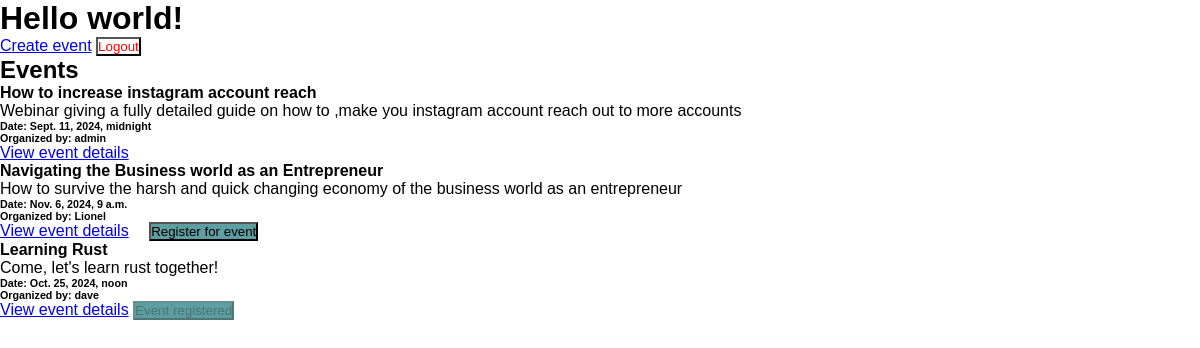
The app's page / (signed in) with its own data.
### events/models.py (models this page shows, shortened)
class Event(models.Model):
    title                               = models.CharField(max_length=200)
    slug                               = models.SlugField(unique=True)
    description                = models.TextField()
    date                              = models.DateTimeField()
    location                       = models.CharField(max_length=300)
    category                     = models.ForeignKey(Category, on_delete=models.CASCADE)
    organizer                    = models.ForeignKey(User, on_delete=models.CASCADE)
    max_participants    = models.PositiveIntegerField(null=True, blank=True)
    created_at                 = models.DateTimeField(auto_now_add=True)

### event_registration/views.py (the view)
# urls.py: path("", views.homepage, name="home_page"),
def homepage(request: HttpRequest):
    events = Event.objects.all().order_by("-created_at")
    if isinstance(request.user, AbstractUser):
        user_registrations = Registration.objects.filter(user=request.user).values_list('id', flat=True)
        return render(request, 'home.html', { "events": events, 'user_registrations': user_registrations })
    return render(request, 'home.html', { "events": events })

### templates/home.html (shortened to what this page needs)
{% extends 'layout.html' %}
{% block body %}
<h1>Hello world!</h1>
<div>
    {% if user.is_authenticated %}
    <form action="{% url 'logout_view' %}" method="post" style="display: inline-block;">
        <a href="{% url 'create_event' %}">Create event</a>
        <button style="padding: 0; color: red; background-color: transparent;">Logout</button>
    </form>
    {% endif %}
</div>
<h2>Events</h2>
<ul>
    {% for event in events %}
    <li>
        <article>
            <h4>{{ event.title}}</h4>
            <p>{{ event.description }}</p>
            <h6><strong>Date:</strong> {{ event.date }}</h6>
            <h6><strong>Organized by:</strong> {{ event.organizer }}</h6>
            <div class="flex">
                <a href="{% url 'view_event' slug=event.slug %}">View event details</a>
                {% if event.organizer != request.user %}
                {% if user_registrations and event.id in user_registrations %}
                <button disabled="disabled">Event registered</button>
                {% else %}
                <form action="{% url 'register_event' id=event.id %}" method="post"
                    style="display: inline-block; margin-left: 1rem;">
                    <button>Register for event</button>
                </form>
                {% endif %}
                {% endif %}
            </div>
        </article>
    </li>
    {% endfor %}
</ul>
{% endblock %}

### static/css/styles.css (style rules this page uses)
* { margin: 0; padding: 0; box-sizing: border-box; font-family: Verdana, Geneva, Tahoma, sans-serif; }
button { background-color: cadetblue; }

### records on screen
Event: title "How to increase instagram account reach", description "Webinar giving a fully detailed guide on how to ,make you instagram account reach out to more accounts", date "Sept. 11, 2024, midnight", organizer "admin"
Event: title "Navigating the Business world as an Entrepreneur", description "How to survive the harsh and quick changing economy of the business world as an entrepreneur", date "Nov. 6, 2024, 9 a.m.", organizer "Lionel", shows "Register for event"
Event: title "Learning Rust", description "Come, let's learn rust together!", date "Oct. 25, 2024, noon", organizer "dave", shows "Event registered"
